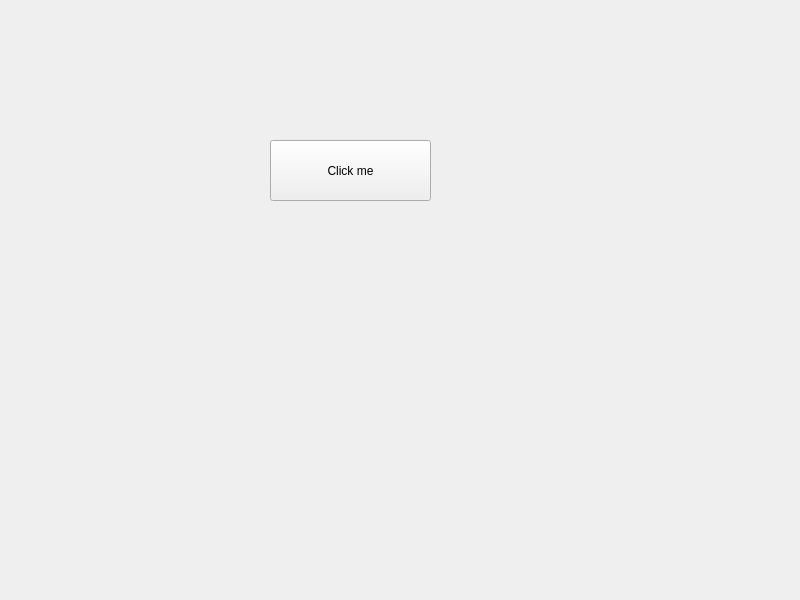
<?xml version="1.0" encoding="UTF-8"?>
<ui version="4.0">
 <class>Widget</class>
 <widget class="QWidget" name="Widget">
  <property name="geometry">
   <rect>
    <x>0</x>
    <y>0</y>
    <width>800</width>
    <height>600</height>
   </rect>
  </property>
  <property name="windowTitle">
   <string>Widget</string>
  </property>
  <widget class="QPushButton" name="pushButton">
   <property name="geometry">
    <rect>
     <x>270</x>
     <y>140</y>
     <width>161</width>
     <height>61</height>
    </rect>
   </property>
   <property name="text">
    <string>Click me</string>
   </property>
  </widget>
 </widget>
 <resources/>
 <connections/>
</ui>
